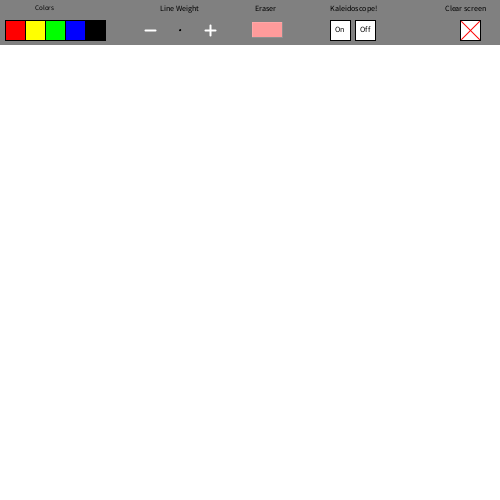
Frame 1 (no input)
Frame 60 (the mouse pressed at the canvas centre just before this capture): identical to frame 1, image omitted
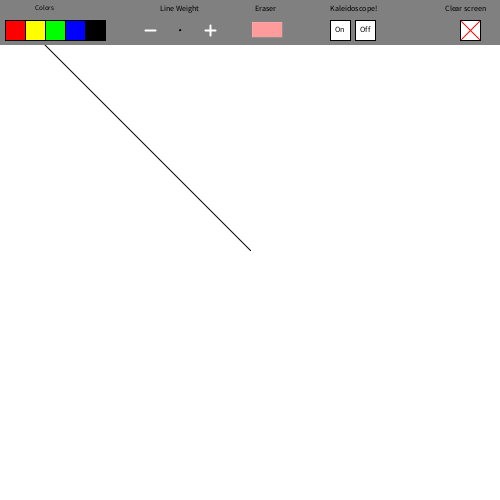
Frame 120 (the mouse held since frame 60 and released just before this capture)

The Processing sketch that drew these frames (run headless with seeded random() and noise(); from frame 60 on, the mouse is pressed at the canvas centre):

// Processing sketch: processing_114266
// ── processing_114266.pde

color paintColor = color(0, 0, 0);
int paintWidth = 1;
int kal = 0;
 
void setup() {
  size(500, 500);
  background(255);
  stroke(0,0,0);
}
 
void draw() {
  noStroke();
  fill(128);
  rect(0, 0, 500, 45);
  //these are my UI boxes
  fill(0);
  textSize(7);
  text("Colors", 35, 5, 25, 80);
  strokeWeight(1);
  stroke(0);
  //red button
  fill(255, 0, 0);
  rect (5, 20, 20, 20);
  //yellow button
  fill(255, 255, 0);
  rect(25, 20, 20, 20);
  //green button
  fill(0, 255, 0);
  rect(45, 20, 20, 20);
  //blue button
  fill(0, 0, 255);
  rect(65, 20, 20, 20);
  //black button
  fill(0);
  rect(85, 20, 20, 20);
  //lineweight label
  fill(0);
  textSize(8);
  text("Line Weight", 160, 5, 80, 80);
  //lineweight line
  strokeWeight(1);
  stroke(paintColor);
  fill(paintColor);
  ellipse(180, 30, paintWidth, paintWidth);
  //strokeWeight(paintWidth);
  //stroke(paintColor);
  //line(180, 37, 180, 23);
  //fat line button
  strokeWeight(2);
  stroke(255);
  line(205, 30, 215, 30);
  line(210, 25, 210, 35);
  //skinny line button
  strokeWeight(2);
  line(145, 30, 155, 30);
  //eraser label
  fill(0);
  textSize(8);
  text("Eraser", 255, 5, 25, 80);
  //eraser button
  strokeWeight(0);
  fill(255, 155, 155);
  rect(252, 22, 30, 15);
  //kaleidoscope label
  fill(0);
  textSize(8);
  text("Kaleidoscope!", 330, 5, 80, 80);
  //kaleidoscope on button
  fill(255);
  stroke(0);
  strokeWeight(1);
  rect(330, 20, 20, 20);
  fill(0);
  text("On", 335, 26, 20, 20);
  //kaleidoscope off button
  fill(255);
  stroke(0);
  strokeWeight(1);
  rect(355, 20, 20, 20);
  fill(0);
  text("Off", 360, 26, 20, 20);
  //clear screen label
  fill(0);
  textSize(8);
  text("Clear screen", 445, 5, 80, 80);
  //clear screen button
  strokeWeight(1);
  stroke(0);
  fill(255);
  rect(460, 20, 20, 20);
  stroke(255, 0, 0);
  line(461, 21, 479, 39);
  line(461, 39, 479, 21);
   
  //this is my interactive section
  if(mousePressed == true) {
     
    if(mouseX < 25 && mouseX > 5 && mouseY < 40 && mouseY > 20) {
      paintColor = color(255, 0, 0);
    }
    if(mouseX < 45 && mouseX >25 && mouseY <40 && mouseY >20){
      paintColor = color(255, 255, 0);
    }
    if(mouseX < 65 && mouseX >45 && mouseY <40 && mouseY >20){
      paintColor = color(0, 255, 0);
    }
    if(mouseX < 85 && mouseX >65 && mouseY <40 && mouseY >20){
      paintColor = color(0, 0, 255);
    }
    if(mouseX < 105 && mouseX >85 && mouseY <40 && mouseY >20){
      paintColor = color(0);
    }
    if(mouseX < 480 && mouseX >460 && mouseY <40 && mouseY >20){
      background(255);
    }
    if(mouseX < 215 && mouseX >205 && mouseY <35 && mouseY >25 && paintWidth < 20){
      paintWidth++;
    }
    if(mouseX < 155 && mouseX >145 && mouseY <35 && mouseY >25 && paintWidth > 1){
      paintWidth--;
    }
    if(mouseX < 282 && mouseX >252 && mouseY <37 && mouseY >22) {
      paintWidth = 15;
      paintColor = color(255);
    }
    if(mouseX < 350 && mouseX >330 && mouseY <40 && mouseY >20){
      kal = 1;
    }
    if(mouseX < 375 && mouseX >355 && mouseY <40 && mouseY >20){
      kal = 0;
    }
    //here is where we actually draw on the page
    strokeWeight(paintWidth);
    stroke(paintColor);
    if(mouseY > 45) line(pmouseX, pmouseY, mouseX, mouseY);
    if(kal == 1) {
      stroke(255, 0, 0);
      line(pmouseY, pmouseX, mouseY, mouseX);
      stroke(0, 255, 0);
      line(500-pmouseY, 500-pmouseX, 500-mouseY, 500-mouseX);
      stroke(0, 0, 255);
      line(500-pmouseX, 500-pmouseY, 500-mouseX, 500-mouseY);
    }
 
  }
 
}
